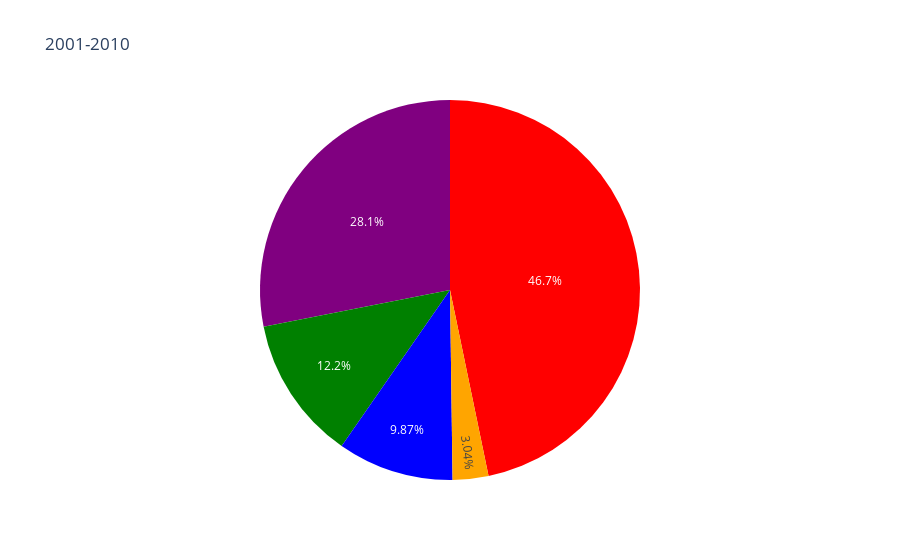

The code cell stored with this chart in its notebook:
### Code cell
import pandas as pd
import plotly.express as px

data_2001_2010 = {
    'Disorder': ['Depressive', 'Schizophrenia', 'Bipolar', 'Eating', 'Anxiety'],
    'Average DALYs': [653.49, 171.04, 138.02, 42.48, 392.93]
}
df_2001_2010 = pd.DataFrame(data_2001_2010)

fig2 = px.pie(df_2001_2010, names='Disorder', values='Average DALYs', title='2001-2010')
fig2.update_traces(marker=dict(colors=['red', 'green', 'blue', 'orange', 'purple']))

# Corrected line: move write_html after updating the layout
fig2.update_layout(showlegend=False)  # You can customize the layout as needed
fig2.write_html('pie2.html')
fig2.show()

### Figure 1 — Plotly figure (JSON) as saved in the notebook; plotly's stock layout.template omitted (floating-point values rounded to 4 significant figures)
{"data": [{"domain": {"x": [0, 1], "y": [0, 1]}, "hovertemplate": "Disorder=%{label}<br>Average DALYs=%{value}<extra></extra>", "labels": ["Depressive", "Schizophrenia", "Bipolar", "Eating", "Anxiety"], "legendgroup": "", "marker": {"colors": ["red", "green", "blue", "orange", "purple"]}, "name": "", "showlegend": true, "type": "pie", "values": [653.5, 171.0, 138.0, 42.48, 392.9]}], "layout": {"legend": {"tracegroupgap": 0}, "showlegend": false, "title": {"text": "2001-2010"}}}
